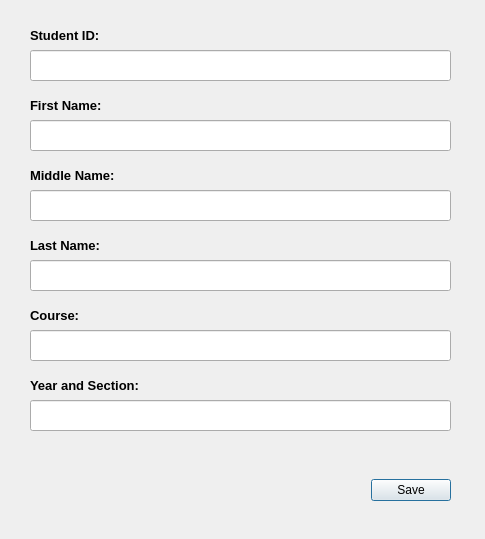
<?xml version="1.0" encoding="UTF-8"?>
<ui version="4.0">
 <class>newStudentDialog</class>
 <widget class="QDialog" name="newStudentDialog">
  <property name="enabled">
   <bool>true</bool>
  </property>
  <property name="geometry">
   <rect>
    <x>0</x>
    <y>0</y>
    <width>485</width>
    <height>539</height>
   </rect>
  </property>
  <property name="windowTitle">
   <string>Dialog</string>
  </property>
  <property name="modal">
   <bool>true</bool>
  </property>
  <widget class="QDialogButtonBox" name="newStudentBtns">
   <property name="enabled">
    <bool>true</bool>
   </property>
   <property name="geometry">
    <rect>
     <x>230</x>
     <y>470</y>
     <width>221</width>
     <height>41</height>
    </rect>
   </property>
   <property name="orientation">
    <enum>Qt::Horizontal</enum>
   </property>
   <property name="standardButtons">
    <set>QDialogButtonBox::Save</set>
   </property>
  </widget>
  <widget class="QLineEdit" name="studentIdFld">
   <property name="geometry">
    <rect>
     <x>30</x>
     <y>50</y>
     <width>421</width>
     <height>31</height>
    </rect>
   </property>
  </widget>
  <widget class="QLabel" name="studentIdLbl">
   <property name="geometry">
    <rect>
     <x>30</x>
     <y>20</y>
     <width>421</width>
     <height>31</height>
    </rect>
   </property>
   <property name="font">
    <font>
     <pointsize>10</pointsize>
     <weight>75</weight>
     <bold>true</bold>
    </font>
   </property>
   <property name="text">
    <string>Student ID:</string>
   </property>
  </widget>
  <widget class="QLineEdit" name="firstNameFld">
   <property name="geometry">
    <rect>
     <x>30</x>
     <y>120</y>
     <width>421</width>
     <height>31</height>
    </rect>
   </property>
  </widget>
  <widget class="QLabel" name="firstNameLbl">
   <property name="geometry">
    <rect>
     <x>30</x>
     <y>90</y>
     <width>421</width>
     <height>31</height>
    </rect>
   </property>
   <property name="font">
    <font>
     <pointsize>10</pointsize>
     <weight>75</weight>
     <bold>true</bold>
    </font>
   </property>
   <property name="text">
    <string>First Name:</string>
   </property>
  </widget>
  <widget class="QLabel" name="middleNameLbl">
   <property name="geometry">
    <rect>
     <x>30</x>
     <y>160</y>
     <width>421</width>
     <height>31</height>
    </rect>
   </property>
   <property name="font">
    <font>
     <pointsize>10</pointsize>
     <weight>75</weight>
     <bold>true</bold>
    </font>
   </property>
   <property name="text">
    <string>Middle Name:</string>
   </property>
  </widget>
  <widget class="QLineEdit" name="middleNameFld">
   <property name="geometry">
    <rect>
     <x>30</x>
     <y>190</y>
     <width>421</width>
     <height>31</height>
    </rect>
   </property>
  </widget>
  <widget class="QLabel" name="lastNameLabel">
   <property name="geometry">
    <rect>
     <x>30</x>
     <y>230</y>
     <width>421</width>
     <height>31</height>
    </rect>
   </property>
   <property name="font">
    <font>
     <pointsize>10</pointsize>
     <weight>75</weight>
     <bold>true</bold>
    </font>
   </property>
   <property name="text">
    <string>Last Name:</string>
   </property>
  </widget>
  <widget class="QLineEdit" name="lastNameFld">
   <property name="geometry">
    <rect>
     <x>30</x>
     <y>260</y>
     <width>421</width>
     <height>31</height>
    </rect>
   </property>
  </widget>
  <widget class="QLabel" name="courseLbl">
   <property name="geometry">
    <rect>
     <x>30</x>
     <y>300</y>
     <width>421</width>
     <height>31</height>
    </rect>
   </property>
   <property name="font">
    <font>
     <pointsize>10</pointsize>
     <weight>75</weight>
     <bold>true</bold>
    </font>
   </property>
   <property name="text">
    <string>Course:</string>
   </property>
  </widget>
  <widget class="QLineEdit" name="courseFld">
   <property name="geometry">
    <rect>
     <x>30</x>
     <y>330</y>
     <width>421</width>
     <height>31</height>
    </rect>
   </property>
  </widget>
  <widget class="QLabel" name="yearLbl">
   <property name="geometry">
    <rect>
     <x>30</x>
     <y>370</y>
     <width>421</width>
     <height>31</height>
    </rect>
   </property>
   <property name="font">
    <font>
     <pointsize>10</pointsize>
     <weight>75</weight>
     <bold>true</bold>
    </font>
   </property>
   <property name="text">
    <string>Year and Section:</string>
   </property>
  </widget>
  <widget class="QLineEdit" name="yrFld">
   <property name="geometry">
    <rect>
     <x>30</x>
     <y>400</y>
     <width>421</width>
     <height>31</height>
    </rect>
   </property>
  </widget>
 </widget>
 <resources/>
 <connections>
  <connection>
   <sender>newStudentBtns</sender>
   <signal>accepted()</signal>
   <receiver>newStudentDialog</receiver>
   <slot>accept()</slot>
   <hints>
    <hint type="sourcelabel">
     <x>248</x>
     <y>254</y>
    </hint>
    <hint type="destinationlabel">
     <x>157</x>
     <y>274</y>
    </hint>
   </hints>
  </connection>
  <connection>
   <sender>newStudentBtns</sender>
   <signal>rejected()</signal>
   <receiver>newStudentDialog</receiver>
   <slot>reject()</slot>
   <hints>
    <hint type="sourcelabel">
     <x>316</x>
     <y>260</y>
    </hint>
    <hint type="destinationlabel">
     <x>286</x>
     <y>274</y>
    </hint>
   </hints>
  </connection>
 </connections>
</ui>
